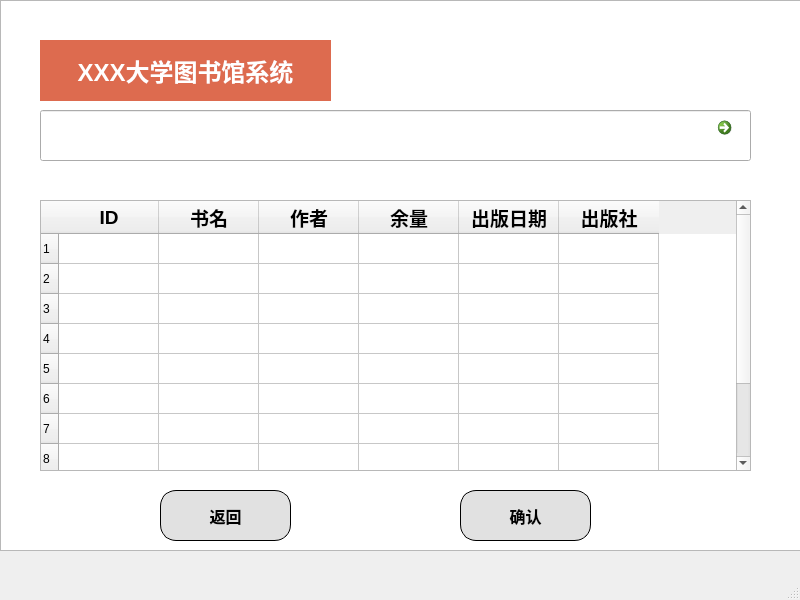
<?xml version="1.0" encoding="UTF-8"?>
<ui version="4.0">
 <class>MainWindow</class>
 <widget class="QMainWindow" name="MainWindow">
  <property name="geometry">
   <rect>
    <x>0</x>
    <y>0</y>
    <width>800</width>
    <height>600</height>
   </rect>
  </property>
  <property name="windowTitle">
   <string>MainWindow</string>
  </property>
  <widget class="QWidget" name="centralwidget">
   <widget class="QLabel" name="label">
    <property name="geometry">
     <rect>
      <x>40</x>
      <y>40</y>
      <width>291</width>
      <height>61</height>
     </rect>
    </property>
    <property name="font">
     <font>
      <pointsize>18</pointsize>
      <weight>75</weight>
      <bold>true</bold>
     </font>
    </property>
    <property name="styleSheet">
     <string notr="true">color: rgb(255, 255, 255);
background-color: rgb(221, 107, 079);</string>
    </property>
    <property name="text">
     <string>XXX大学图书馆系统</string>
    </property>
    <property name="alignment">
     <set>Qt::AlignCenter</set>
    </property>
   </widget>
   <widget class="QLineEdit" name="lineEdit">
    <property name="geometry">
     <rect>
      <x>40</x>
      <y>110</y>
      <width>711</width>
      <height>51</height>
     </rect>
    </property>
    <property name="font">
     <font>
      <pointsize>14</pointsize>
     </font>
    </property>
   </widget>
   <widget class="QCommandLinkButton" name="commandLinkButton">
    <property name="geometry">
     <rect>
      <x>710</x>
      <y>110</y>
      <width>41</width>
      <height>51</height>
     </rect>
    </property>
    <property name="styleSheet">
     <string notr="true">background-color: rgb(85, 255, 255);</string>
    </property>
    <property name="text">
     <string/>
    </property>
   </widget>
   <widget class="QTableWidget" name="tableWidget">
    <property name="geometry">
     <rect>
      <x>40</x>
      <y>200</y>
      <width>711</width>
      <height>271</height>
     </rect>
    </property>
    <property name="rowCount">
     <number>10</number>
    </property>
    <row/>
    <row/>
    <row/>
    <row/>
    <row/>
    <row/>
    <row/>
    <row/>
    <row/>
    <row/>
    <column>
     <property name="text">
      <string>ID</string>
     </property>
     <property name="font">
      <font>
       <pointsize>14</pointsize>
       <weight>75</weight>
       <bold>true</bold>
      </font>
     </property>
    </column>
    <column>
     <property name="text">
      <string>书名</string>
     </property>
     <property name="font">
      <font>
       <pointsize>14</pointsize>
       <weight>75</weight>
       <bold>true</bold>
      </font>
     </property>
    </column>
    <column>
     <property name="text">
      <string>作者</string>
     </property>
     <property name="font">
      <font>
       <pointsize>14</pointsize>
       <weight>75</weight>
       <bold>true</bold>
      </font>
     </property>
    </column>
    <column>
     <property name="text">
      <string>余量</string>
     </property>
     <property name="font">
      <font>
       <pointsize>14</pointsize>
       <weight>75</weight>
       <bold>true</bold>
      </font>
     </property>
    </column>
    <column>
     <property name="text">
      <string>出版日期</string>
     </property>
     <property name="font">
      <font>
       <pointsize>14</pointsize>
       <weight>75</weight>
       <bold>true</bold>
      </font>
     </property>
    </column>
    <column>
     <property name="text">
      <string>出版社</string>
     </property>
     <property name="font">
      <font>
       <pointsize>14</pointsize>
       <weight>75</weight>
       <bold>true</bold>
      </font>
     </property>
    </column>
   </widget>
   <widget class="QPushButton" name="pushButton">
    <property name="geometry">
     <rect>
      <x>160</x>
      <y>490</y>
      <width>131</width>
      <height>51</height>
     </rect>
    </property>
    <property name="font">
     <font>
      <pointsize>-1</pointsize>
      <weight>75</weight>
      <italic>false</italic>
      <bold>true</bold>
     </font>
    </property>
    <property name="styleSheet">
     <string notr="true">background-color: rgb(225, 225, 225);
border-style: outset;
border-width: 1px;
border-radius:16px;
font: bold 16px;
min-width:2em;
color:black;</string>
    </property>
    <property name="text">
     <string>返回</string>
    </property>
   </widget>
   <widget class="QPushButton" name="pushButton_2">
    <property name="geometry">
     <rect>
      <x>460</x>
      <y>490</y>
      <width>131</width>
      <height>51</height>
     </rect>
    </property>
    <property name="font">
     <font>
      <pointsize>-1</pointsize>
      <weight>75</weight>
      <italic>false</italic>
      <bold>true</bold>
     </font>
    </property>
    <property name="styleSheet">
     <string notr="true">background-color: rgb(225, 225, 225);
border-style: outset;
border-width: 1px;
border-radius:16px;
font: bold 16px;
min-width:2em;
color:black;</string>
    </property>
    <property name="text">
     <string>确认</string>
    </property>
   </widget>
   <widget class="QListView" name="listView">
    <property name="geometry">
     <rect>
      <x>0</x>
      <y>0</y>
      <width>801</width>
      <height>551</height>
     </rect>
    </property>
    <property name="styleSheet">
     <string notr="true">background-image: url(:/newPrefix/lib1.jpg);</string>
    </property>
   </widget>
   <zorder>listView</zorder>
   <zorder>label</zorder>
   <zorder>lineEdit</zorder>
   <zorder>tableWidget</zorder>
   <zorder>pushButton</zorder>
   <zorder>pushButton_2</zorder>
   <zorder>commandLinkButton</zorder>
  </widget>
  <widget class="QMenuBar" name="menubar">
   <property name="geometry">
    <rect>
     <x>0</x>
     <y>0</y>
     <width>800</width>
     <height>26</height>
    </rect>
   </property>
  </widget>
  <widget class="QStatusBar" name="statusbar"/>
 </widget>
 <resources>
  <include location="image.qrc"/>
 </resources>
 <connections/>
</ui>
